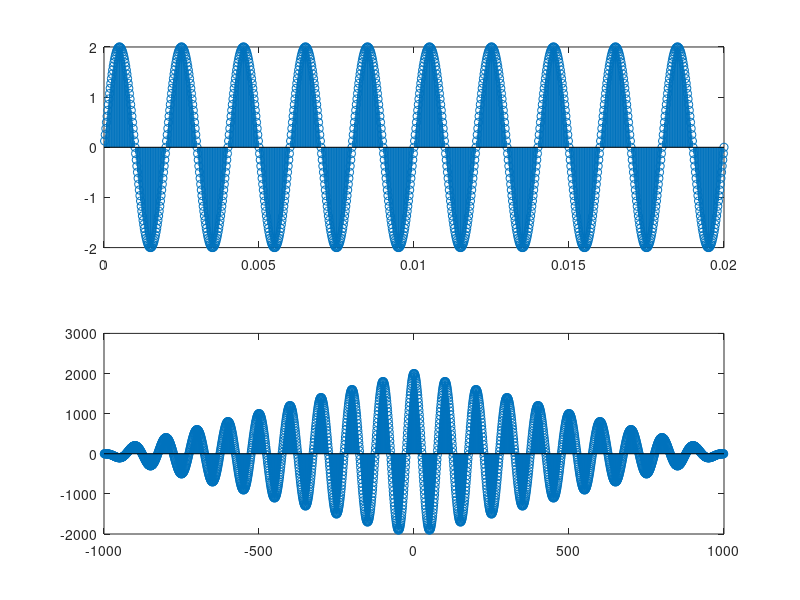

This figure's MATLAB source:
clc;
clearvars;

%Exercise D1 B

T = 2*10^(-3);
tstep = T/100;
t = tstep:tstep:10*T;

x = 2* sin(2*pi*t/T)

[rx,lag] = xcorr(x);
subplot(2,1,1)
stem(t,x)
subplot(2,1,2)
stem(lag, rx)
